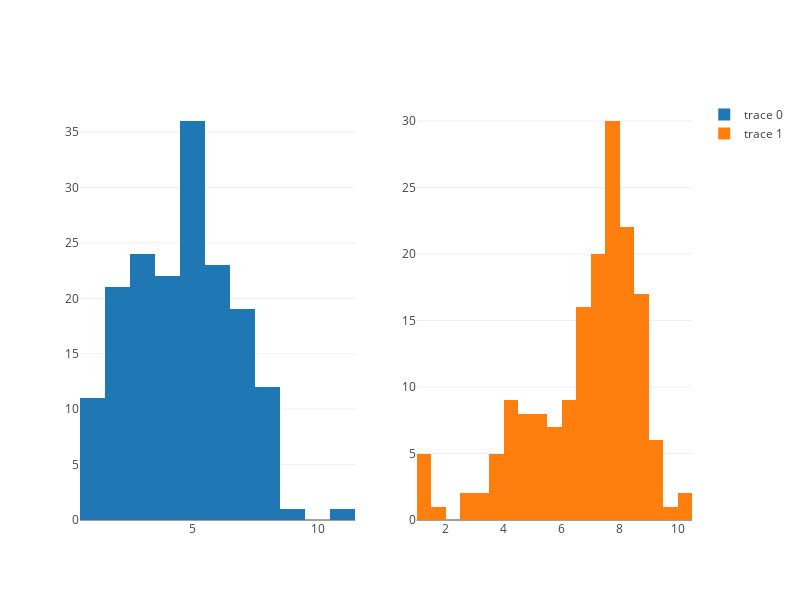

Notebook code for this chart:
### Code cell
# make simple Subplot

df_trace_foxm1 = go.Histogram(x=df_all['Foxm1'])
df_trace_rhno1 = go.Histogram(x=df_all['Rhno1'])

fig = tools.make_subplots(rows=1, cols=2)

fig.append_trace(df_trace_foxm1, 1, 1)
fig.append_trace(df_trace_rhno1, 1, 2)
fig['layout'].update(height=600, width=800)

iplot(fig)

### Figure 1 — Plotly figure (JSON) as saved in the notebook; plotly's stock layout.template omitted (floating-point values rounded to 4 significant figures; data arrays with more than 128 entries replaced by an {"elided": "..."} marker saying what was removed)
{"data": [{"type": "histogram", "x": {"elided": "170 float values"}, "xaxis": "x1", "yaxis": "y1"}, {"type": "histogram", "x": {"elided": "170 float values"}, "xaxis": "x2", "yaxis": "y2"}], "layout": {"height": 600, "width": 800, "xaxis1": {"anchor": "y1", "domain": [0, 0.45]}, "xaxis2": {"anchor": "y2", "domain": [0.55, 1]}, "yaxis1": {"anchor": "x1", "domain": [0, 1]}, "yaxis2": {"anchor": "x2", "domain": [0, 1]}}}
